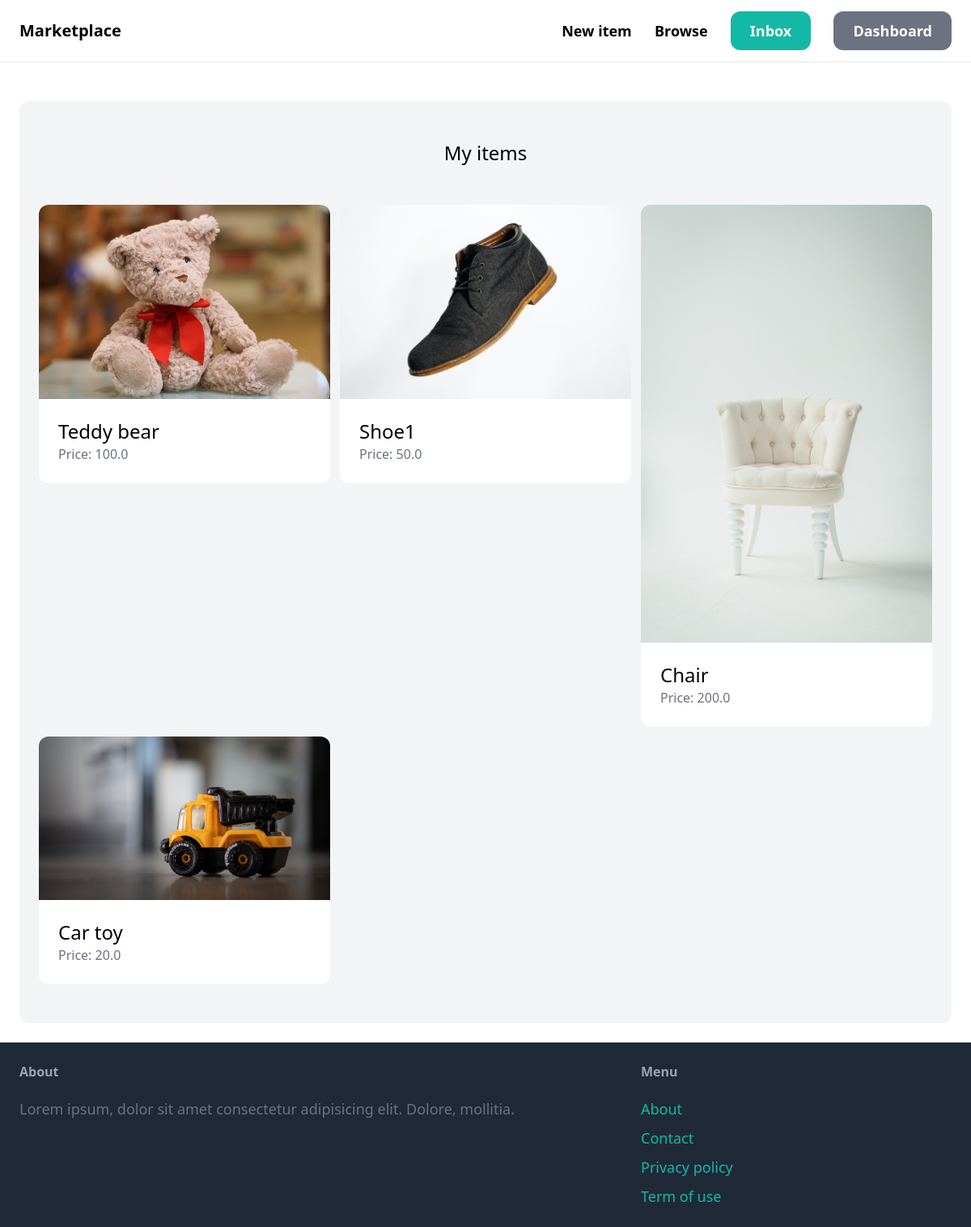
The page /dashboard/ (signed in) on the database its author committed.
### item/models.py (models this page shows, shortened)
class Item(models.Model):
    category = models.ForeignKey(Category, related_name='items', on_delete=models.CASCADE)
    name = models.CharField(max_length=255)
    description = models.TextField(blank=True, null=True)
    price = models.FloatField()
    image = models.ImageField(upload_to='item_images', blank=True, null=True)
    is_sold = models.BooleanField(default=False)
    created_by = models.ForeignKey(User, related_name='items', on_delete=models.CASCADE)
    created_at = models.DateTimeField(auto_now_add=True)

### dashboard/views.py (the view)
# urls.py: path('', views.index, name='index'),
@login_required
def index(request):
    items = Item.objects.filter(created_by=request.user)
    return render(request, 'dashboard/index.html', {
        'items': items
    })

### dashboard/templates/dashboard/index.html (shortened to what this page needs)
{% extends 'core/base.html' %}
{% block content %}
<div class="mt-6 px-6 py-12 bg-gray-100 rounded-xl">
    <h2 class="mb-12 text-2xl text-center">My items</h2>
    <div class="grid grid-cols-3 gap-3">
        {% for item in items %}
        <div>
            <a href="{% url 'item:detail' item.id %}">
                <div>
                    <img src="{{ item.image.url }}" class="rounded-t-xl">
                </div>
                <div class="p-6 bg-white rounded-b-xl">
                    <h2 class="text-2xl">{{ item.name }}</h2>
                    <p class="text-gray-500">Price: {{ item.price }}</p>
                </div>
            </a>
        </div>
        {% endfor %}
    </div>
</div>
{% endblock %}

### rows shown on the page
Item: image (picture), name "Teddy bear", price "100.0"
Item: image (picture), name "Shoe1", price "50.0"
Item: image (picture), name "Chair", price "200.0"
Item: image (picture), name "Car toy", price "20.0"
